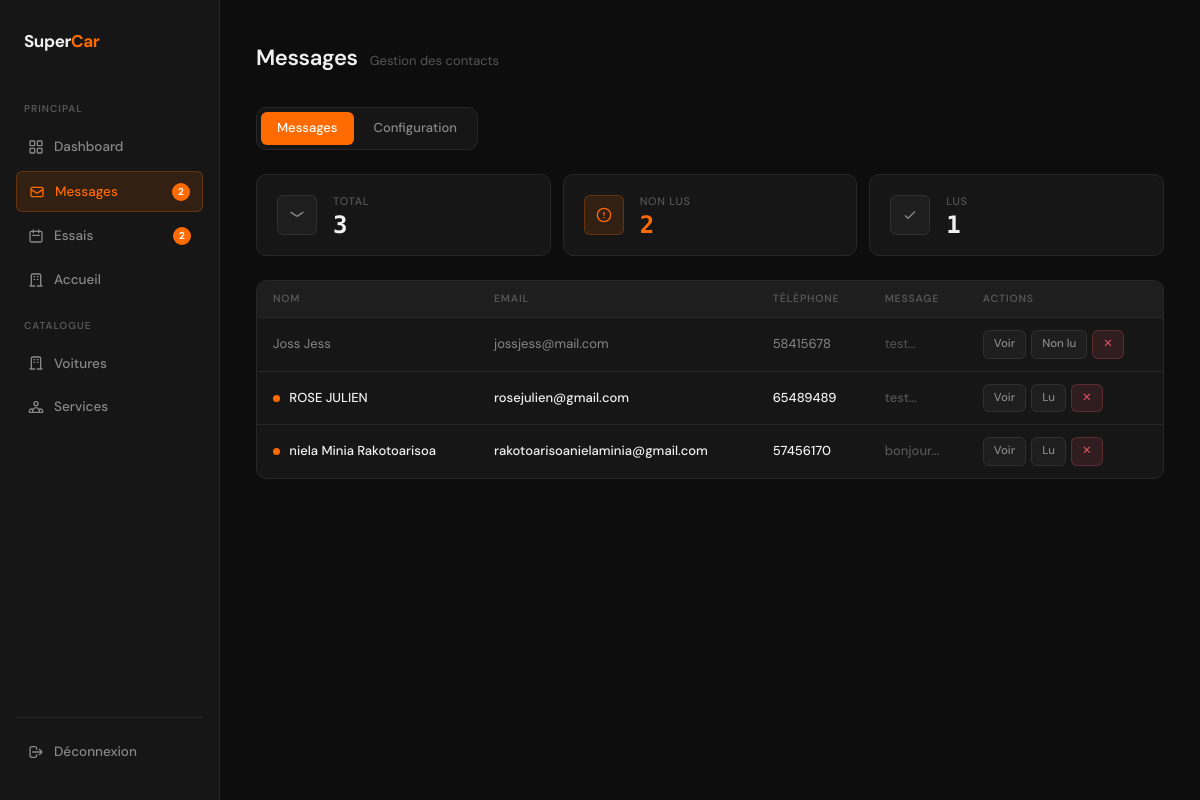
/ADMIN/admin_contact.php (signed in), run on the app's committed database.
### tables this page shows
CREATE TABLE IF NOT EXISTS `contact` (
  `id_contact` int          NOT NULL AUTO_INCREMENT,
  `nom`        varchar(50)  DEFAULT NULL,
  `email`      varchar(100) DEFAULT NULL,
  `message`    varchar(800) DEFAULT NULL,
  `numero`     varchar(20)  DEFAULT NULL,
  `id_client`  int          DEFAULT NULL,
  `lu`         tinyint      DEFAULT '0',
  `created_at` datetime     DEFAULT CURRENT_TIMESTAMP,
  PRIMARY KEY (`id_contact`),
  KEY `id_client` (`id_client`)
);

### ADMIN/admin_contact.php (the view, shortened to what this page needs)
<?php
require('lienbd.php');
$tab     = $_GET['tab'] ?? 'messages';
$res = mysqli_query($lienbd, "SELECT * FROM contact ORDER BY id_contact DESC");
$messages = mysqli_fetch_all($res, MYSQLI_ASSOC);
$stats = mysqli_fetch_assoc(mysqli_query($lienbd,
    "SELECT COUNT(*) total, SUM(lu=0) non_lus, SUM(lu=1) lus FROM contact"));
?>
<!DOCTYPE html>
<html lang="fr">
<head>
<link rel="stylesheet" href="https://cdn.jsdelivr.net/npm/leaflet@1.9.4/dist/leaflet.css">
</head>
<body>
<?php include 'admin_nav.php'; ?>
<div class="page">
<div class="page-header">
    <h2>Messages</h2>
    <span class="page-sub">Gestion des contacts</span>
</div>
<div style="display:flex;gap:4px;background:var(--surface);border:1px solid var(--border);border-radius:var(--radius);padding:4px;width:fit-content;margin-bottom:24px;">
    <a href="?tab=messages" style="padding:6px 16px;border-radius:6px;text-decoration:none;font-size:13px;font-weight:500;
        <?= $tab==='messages' ? 'background:var(--accent);color:#fff' : 'color:var(--text-muted)' ?>">
        Messages
    </a>
    <a href="?tab=config" style="padding:6px 16px;border-radius:6px;text-decoration:none;font-size:13px;font-weight:500;
        <?= $tab==='config' ? 'background:var(--accent);color:#fff' : 'color:var(--text-muted)' ?>">
        Configuration
    </a>
</div>
<?php if ($tab === 'messages'): ?>
<div style="display:grid;grid-template-columns:repeat(3,1fr);gap:12px;margin-bottom:24px;">
    <div class="stat-card"><div class="stat-icon"><svg width="16" height="16" fill="none" viewBox="0 0 24 24" stroke="currentColor" stroke-width="2"><path stroke-linecap="round" stroke-linejoin="round" d="M3 8l7.89 5.26a2 2 0 002.22 0L21 8"/></svg></div><div><div class="stat-label">Total</div><div class="stat-value"><?= $stats['total'] ?></div></div></div>
    <div class="stat-card"><div class="stat-icon orange"><svg width="16" height="16" fill="none" viewBox="0 0 24 24" stroke="currentColor" stroke-width="2"><circle cx="12" cy="12" r="10"/><path stroke-linecap="round" stroke-linejoin="round" d="M12 8v4m0 4h.01"/></svg></div><div><div class="stat-label">Non lus</div><div class="stat-value" style="color:var(--accent)"><?= $stats['non_lus'] ?></div></div></div>
    <div class="stat-card"><div class="stat-icon"><svg width="16" height="16" fill="none" viewBox="0 0 24 24" stroke="currentColor" stroke-width="2"><path stroke-linecap="round" stroke-linejoin="round" d="M5 13l4 4L19 7"/></svg></div><div><div class="stat-label">Lus</div><div class="stat-value"><?= $stats['lus'] ?></div></div></div>
</div>
<div class="table-wrap">
<table>
    <thead>
        <tr>
            <th>Nom</th>
            <th>Email</th>
            <th>Téléphone</th>
            <th>Message</th>
            <th>Actions</th>
        </tr>
    </thead>
    <tbody>
    <?php if (empty($messages)): ?>
    <tr><td colspan="5" class="empty-sm">Aucun message.</td></tr>
    <?php else: ?>
    <?php foreach ($messages as $m): ?>
    <tr class="<?= !$m['lu'] ? 'unread' : '' ?>">
        <td>
            <?php if (!$m['lu']): ?><span style="display:inline-block;width:7px;height:7px;background:var(--accent);border-radius:50%;margin-right:6px;vertical-align:middle"></span><?php endif; ?>
            <?= htmlspecialchars($m['nom']) ?>
        </td>
        <td><?= htmlspecialchars($m['email']) ?></td>
        <td><?= htmlspecialchars($m['numero'] ?: '—') ?></td>
        <td style="max-width:240px;white-space:nowrap;overflow:hidden;text-overflow:ellipsis;color:var(--text-dim)">
            <?= htmlspecialchars(substr($m['message'], 0, 55)) ?>…
        </td>
        <td>
            <div class="actions">
                <a class="btn btn-ghost btn-sm" href="?action=voir&id=<?= $m['id_contact'] ?>">Voir</a>
                <a class="btn btn-ghost btn-sm" href="?action=<?= $m['lu']?'nonlu':'lu' ?>&id=<?= $m['id_contact'] ?>"><?= $m['lu']?'Non lu':'Lu' ?></a>
                <a class="btn btn-danger btn-sm" href="?action=supprimer&id=<?= $m['id_contact'] ?>" onclick="return confirm('Supprimer ?')">✕</a>
            </div>
        </td>
    </tr>
    <?php endforeach; ?>
    <?php endif; ?>
    </tbody>
</table>
</div>
<?php endif; ?>
</div>
</body>
</html>

### ADMIN/admin_style.php (style rules this page uses)
:root { --accent: #ff6b00; --accent-dim: rgba(255,107,0,0.12); --accent-glow: rgba(255,107,0,0.25); --bg: #0d0d0d; --surface: #161616; --surface-2: #1e1e1e; --border: #272727; --border-light: #313131; --text: #f0f0f0; --text-muted: #888; --text-dim: #555; --danger: #e05463; --danger-dim: rgba(224,84,99,0.12); --success: #4caf7d; --success-dim: rgba(76,175,125,0.12); --nav-w: 220px; --radius: 10px; --radius-sm: 6px; }
* { box-sizing: border-box; margin: 0; padding: 0; }
body { background: var(--bg); color: var(--text); font-family: 'DM Sans', sans-serif; font-size: 14px; line-height: 1.6; min-height: 100vh; display: flex; }
.page { margin-left: var(--nav-w); flex: 1; padding: 40px 36px 80px; max-width: calc(100% - var(--nav-w)); }
.page-header { margin-bottom: 32px; display: flex; align-items: baseline; gap: 12px; }
.page-header h2 { font-size: 22px; font-weight: 600; letter-spacing: -0.4px; }
.page-sub { color: var(--text-dim); font-size: 13px; }
.stat-card { background: var(--surface); border: 1px solid var(--border); border-radius: var(--radius); padding: 18px 20px; display: flex; align-items: center; gap: 16px; }
.stat-icon { width: 40px; height: 40px; border-radius: var(--radius-sm); background: var(--surface-2); border: 1px solid var(--border-light); display: flex; align-items: center; justify-content: center; color: var(--text-muted); flex-shrink: 0; }
.stat-icon.orange { background: var(--accent-dim); border-color: var(--accent-glow); color: var(--accent); }
.stat-label { font-size: 11px; font-weight: 500; text-transform: uppercase; letter-spacing: 0.7px; color: var(--text-dim); margin-bottom: 2px; }
.stat-value { font-size: 24px; font-weight: 700; font-family: 'DM Mono', monospace; color: var(--text); line-height: 1; }
.table-wrap { background: var(--surface); border: 1px solid var(--border); border-radius: var(--radius); overflow: hidden; }
table { width: 100%; border-collapse: collapse; }
thead th { background: var(--surface-2); padding: 10px 16px; text-align: left; font-size: 10.5px; font-weight: 600; text-transform: uppercase; letter-spacing: 0.8px; color: var(--text-dim); border-bottom: 1px solid var(--border); }
tbody td { padding: 12px 16px; border-bottom: 1px solid var(--border); color: var(--text-muted); vertical-align: middle; font-size: 13px; }
tbody tr:last-child td { border-bottom: none; }
tbody tr.unread td { color: var(--text); font-weight: 500; }
.btn { display: inline-flex; align-items: center; gap: 5px; padding: 6px 14px; border-radius: var(--radius-sm); text-decoration: none; font-size: 12.5px; font-weight: 500; font-family: 'DM Sans', sans-serif; cursor: pointer; border: none; transition: opacity 0.15s, transform 0.1s; white-space: nowrap; }
.btn-sm { padding: 4px 10px; font-size: 11.5px; }
.btn-ghost { background: var(--surface-2); border: 1px solid var(--border-light); color: var(--text-muted); }
.btn-danger { background: var(--danger-dim); border: 1px solid rgba(224,84,99,0.25); color: var(--danger); }
.actions { display: flex; gap: 5px; flex-wrap: wrap; }

### data on the page
contact: nom "Joss Jess", email "jossjess@mail.com", numero "58415678", message "test", lu "Non lu"
contact: lu 0 (drawn), nom "ROSE JULIEN", email "rosejulien@gmail.com", numero "65489489", message "test"
contact: lu 0 (drawn), nom "niela Minia Rakotoarisoa", email "rakotoarisoanielaminia@gmail.com", numero "57456170", message "bonjour"

### other printed values
$_nlu_count "2"
$_essai_count "2"
$stats['total'] "3"
$stats['non_lus'] "2"
$stats['lus'] "1"
